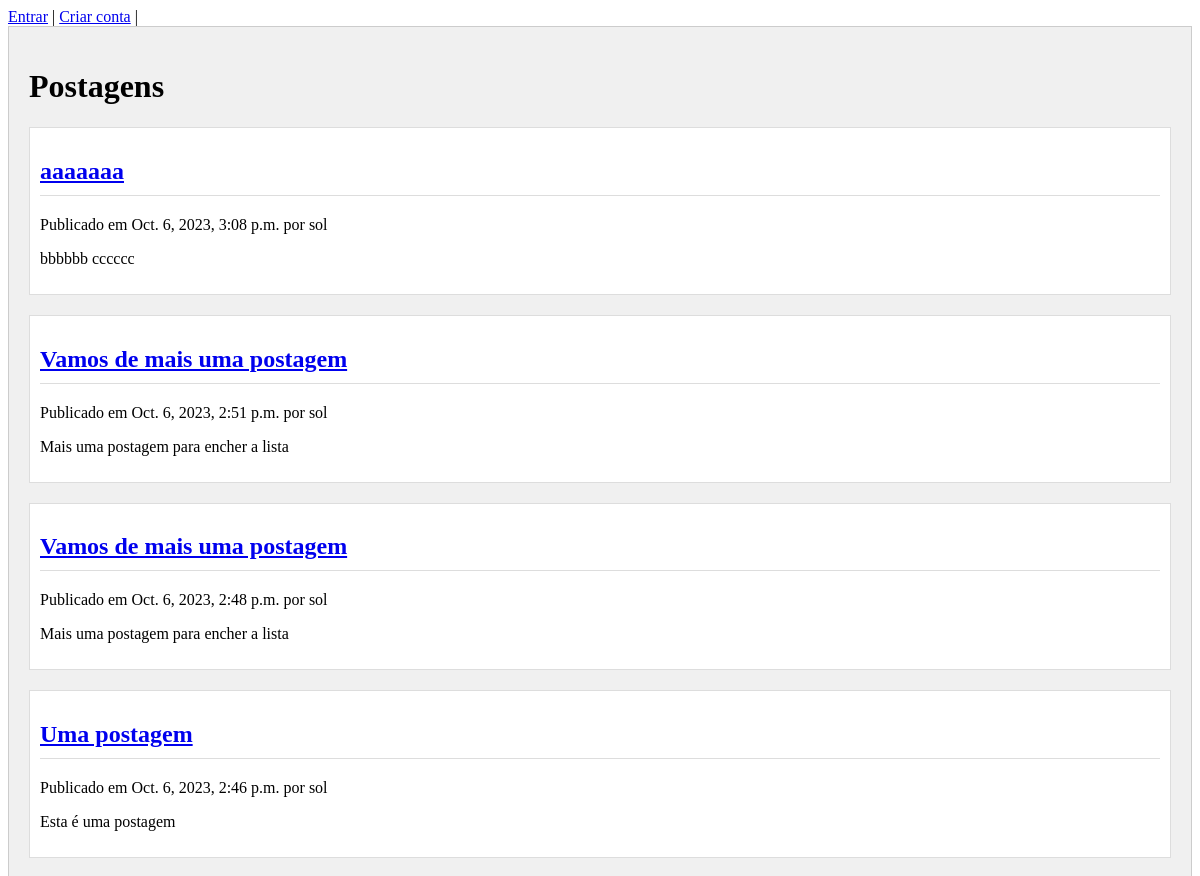
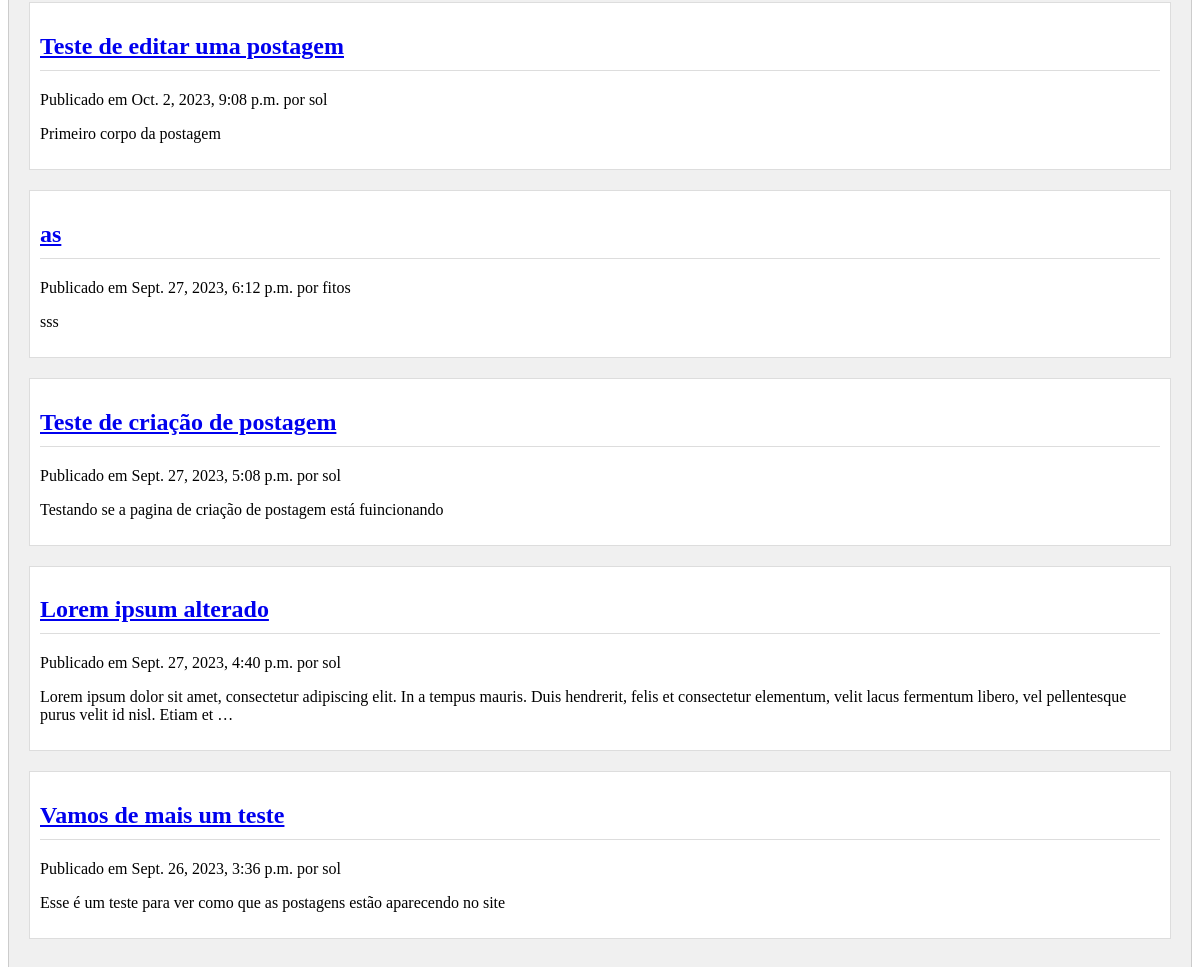
The page / on the database its author committed (2 pictures, top to bottom).
### blog/models.py (models this page shows, shortened)
class Post(models.Model):
    class Status(models.TextChoices):
        DRAFT = 'DF', 'Draft'
        PUBLISHED = 'PB', 'Published'
    titulo = models.CharField(max_length=250)
    slug = models.SlugField(max_length=250)
    autor = models.ForeignKey(User, on_delete = models.CASCADE, related_name='blog_posts', default=0)
    corpo = models.TextField()
    dt_publicado = models.DateTimeField(default=timezone.now)
    dt_criado = models.DateTimeField(auto_now_add=True)
    dt_atualizado = models.DateTimeField(auto_now=True)
    status = models.CharField(max_length=2, choices=Status.choices, default=Status.DRAFT)
    editado = False
    objects = models.Manager()
    published = PublishedManager()
    class Meta:
        ordering = ['-dt_publicado']
        indexes = [models.Index(fields=['-dt_publicado'])]

### blog/views.py (the view)
# urls.py: path('', views.post_lista, name='lista_postagens'),
def post_lista(request):
    posts = Post.published.all()
    return render(request, 'blog/post/lista.html', {'posts': posts})

### blog/models.py (called while the page is built)
    def get_queryset(self):
        return super().get_queryset()\
            .filter(status=Post.Status.PUBLISHED)

### blog/templates/blog/post/lista.html (shortened to what this page needs)
{% extends "blog/post/base.html" %}
{% block content %}
<div class="post-container">
    <h1>Postagens</h1>
    {% for post in posts %}
    <div class="post">
        <h2>
            <a href="{% url 'blog:detalhes_postagem' post.id %}">
                {{ post.titulo }}
            </a>
        </h2>
        <p>
            Publicado em {{ post.dt_publicado }} por {{ post.autor }}
        </p>
        {{ post.corpo|truncatewords:30|linebreaks }}
    </div>
    {% endfor %}
</div>
{% endblock %}

### blog/static/blog/estilo.css (style rules this page uses)
.post-container { background-color: #f0f0f0; padding: 20px; border: 1px solid #ccc; }
.post { margin-bottom: 20px; padding: 10px; border: 1px solid #ddd; background-color: #fff; }
.post h2 { border-bottom: 1px solid #ddd; padding-bottom: 10px; }

### rows shown on the page
Post: titulo "aaaaaaa", dt_publicado "Oct. 6, 2023, 3:08 p.m.", autor "sol", corpo "bbbbbb cccccc"
Post: titulo "Vamos de mais uma postagem", dt_publicado "Oct. 6, 2023, 2:51 p.m.", autor "sol", corpo "Mais uma postagem para encher a lista"
Post: titulo "Vamos de mais uma postagem", dt_publicado "Oct. 6, 2023, 2:48 p.m.", autor "sol", corpo "Mais uma postagem para encher a lista"
Post: titulo "Uma postagem", dt_publicado "Oct. 6, 2023, 2:46 p.m.", autor "sol", corpo "Esta é uma postagem"
Post: titulo "Teste de editar uma postagem", dt_publicado "Oct. 2, 2023, 9:08 p.m.", autor "sol", corpo "Primeiro corpo da postagem"
Post: titulo "as", dt_publicado "Sept. 27, 2023, 6:12 p.m.", autor "fitos", corpo "sss"
Post: titulo "Teste de criação de postagem", dt_publicado "Sept. 27, 2023, 5:08 p.m.", autor "sol", corpo "Testando se a pagina de criação de postagem está fuincionando"
Post: titulo "Lorem ipsum alterado", dt_publicado "Sept. 27, 2023, 4:40 p.m.", autor "sol", corpo "Lorem ipsum dolor sit amet, consectetur adipiscing elit. In a tempus mauris. Duis hendrerit, felis et consectetur elementum, velit lacus fermentum libero, vel pellentesque purus velit id nisl. Etiam et …"
Post: titulo "Vamos de mais um teste", dt_publicado "Sept. 26, 2023, 3:36 p.m.", autor "sol", corpo "Esse é um teste para ver como que as postagens estão aparecendo no site"
